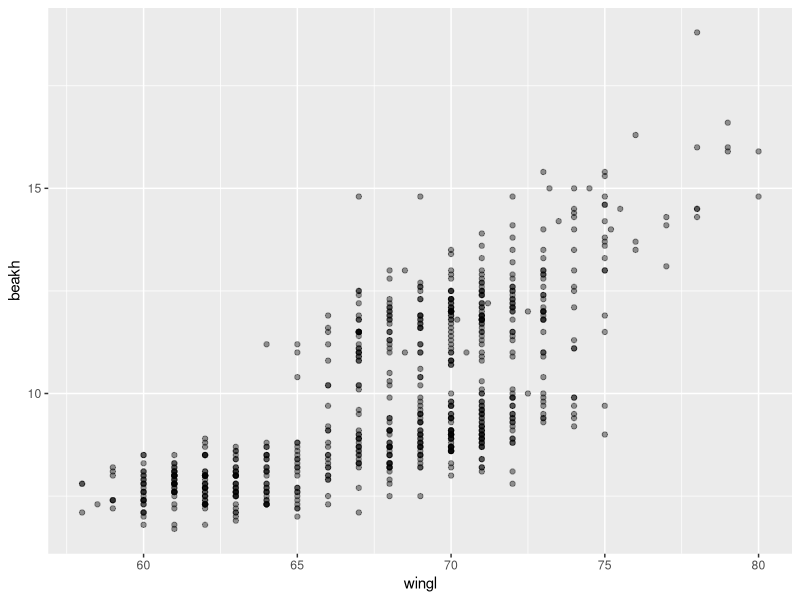
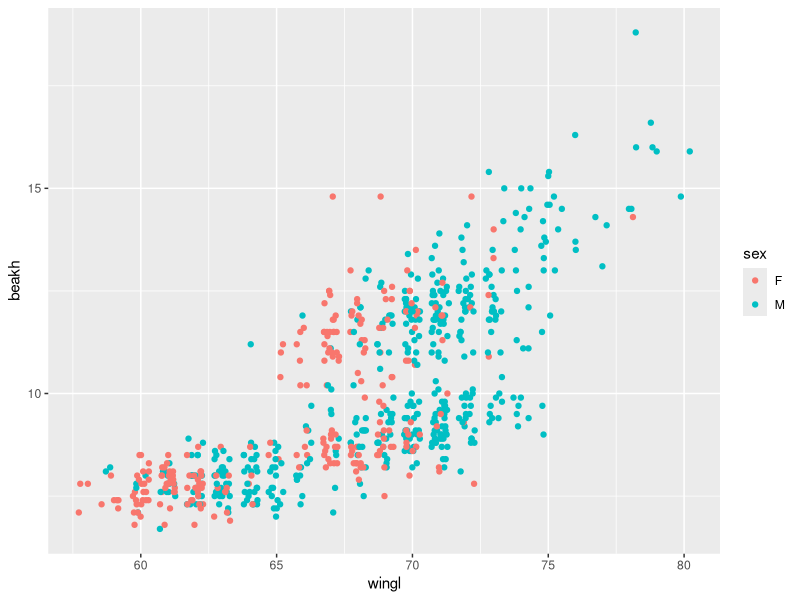

The R source for these figures, in order:
## ---- chunk 1
library(knitr)
opts_chunk$set(cache=FALSE, message=FALSE, tidy=FALSE)
opts_chunk$set(fig.path='figure2/')
## ---- chunk 2
library(ggplot2)
## ---- chunk 3
morph <- read.csv("Morph_for_Sato.csv")
names(morph) <- tolower(names(morph)) # make columns names lowercase
morph <- subset(morph, islandid == "Flor_Chrl") # take only one island
morph <- morph[,c("taxonorig", "sex", "wingl", "beakh", "ubeakl")] # only keep these columns
names(morph)[1] <- "taxon"
morph <- data.frame(na.omit(morph)) # remove all rows with any NAs to make this simple
morph$taxon <- factor(morph$taxon) # remove extra remaining factor levels
morph$sex <- factor(morph$sex) # remove extra remaining factor levels
row.names(morph) <- NULL # tidy up the row names
## ---- chunk 4
ggplot(morph, aes(wingl, beakh)) + geom_point(alpha = 0.4)
## ---- chunk 5

## ---- chunk 6
ggplot(morph, aes(wingl, beakh)) +
  geom_point(aes(colour = sex),
    position = position_jitter(width = 0.3, height = 0))
## ---- chunk 7

## ---- chunk 8

## ---- chunk 9

## ---- chunk 10

## ---- chunk 11

## ---- chunk 12

## ---- chunk 13

## ---- chunk 14

## ---- chunk 15

## ---- chunk 16
# install.packages("dplyr")
library(dplyr)
morph_quant <- as.data.frame(summarise(group_by(morph, taxon),
  l = quantile(wingl, 0.25)[[1]],
  m = median(wingl),
  u = quantile(wingl, 0.75)[[1]]))
# order taxa factor levels by the median for plotting:
morph_quant <- transform(morph_quant,
  taxon = reorder(taxon, m, function(x) x)) # see ?reorder
## ---- chunk 17

## ---- chunk 18

